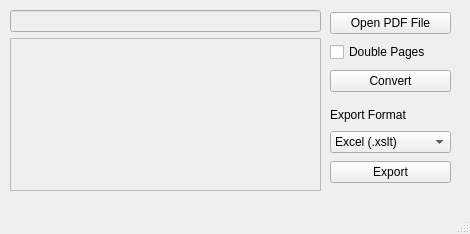
<?xml version="1.0" encoding="UTF-8"?>
<ui version="4.0">
 <class>MainWindow</class>
 <widget class="QMainWindow" name="MainWindow">
  <property name="geometry">
   <rect>
    <x>0</x>
    <y>0</y>
    <width>470</width>
    <height>234</height>
   </rect>
  </property>
  <property name="windowTitle">
   <string>MainWindow</string>
  </property>
  <widget class="QWidget" name="centralwidget">
   <widget class="QWidget" name="verticalLayoutWidget">
    <property name="geometry">
     <rect>
      <x>330</x>
      <y>10</y>
      <width>121</width>
      <height>181</height>
     </rect>
    </property>
    <layout class="QVBoxLayout" name="verticalLayout_2">
     <item>
      <widget class="QPushButton" name="OpePdfFileButton">
       <property name="minimumSize">
        <size>
         <width>100</width>
         <height>0</height>
        </size>
       </property>
       <property name="text">
        <string>Open PDF File</string>
       </property>
      </widget>
     </item>
     <item>
      <widget class="QCheckBox" name="checkBox">
       <property name="text">
        <string>Double Pages</string>
       </property>
      </widget>
     </item>
     <item>
      <widget class="QPushButton" name="convertButton">
       <property name="styleSheet">
        <string notr="true"/>
       </property>
       <property name="text">
        <string>Convert</string>
       </property>
      </widget>
     </item>
     <item>
      <spacer name="verticalSpacer">
       <property name="orientation">
        <enum>Qt::Vertical</enum>
       </property>
       <property name="sizeType">
        <enum>QSizePolicy::Expanding</enum>
       </property>
      </spacer>
     </item>
     <item>
      <widget class="QLabel" name="label">
       <property name="maximumSize">
        <size>
         <width>16777215</width>
         <height>16</height>
        </size>
       </property>
       <property name="text">
        <string>Export Format</string>
       </property>
      </widget>
     </item>
     <item>
      <widget class="QComboBox" name="comboBox">
       <property name="styleSheet">
        <string notr="true"/>
       </property>
       <item>
        <property name="text">
         <string>Excel (.xslt)</string>
        </property>
       </item>
       <item>
        <property name="text">
         <string>CSV (.csv)</string>
        </property>
       </item>
       <item>
        <property name="text">
         <string>JSON (.json)</string>
        </property>
       </item>
      </widget>
     </item>
     <item>
      <widget class="QPushButton" name="exportButton">
       <property name="styleSheet">
        <string notr="true"/>
       </property>
       <property name="text">
        <string>Export</string>
       </property>
      </widget>
     </item>
    </layout>
   </widget>
   <widget class="QWidget" name="horizontalLayoutWidget">
    <property name="geometry">
     <rect>
      <x>10</x>
      <y>10</y>
      <width>311</width>
      <height>181</height>
     </rect>
    </property>
    <layout class="QVBoxLayout" name="verticalLayout">
     <item>
      <widget class="QLineEdit" name="lineEdit">
       <property name="enabled">
        <bool>false</bool>
       </property>
       <property name="maximumSize">
        <size>
         <width>1000</width>
         <height>16777215</height>
        </size>
       </property>
      </widget>
     </item>
     <item>
      <widget class="QTextEdit" name="textEdit">
       <property name="enabled">
        <bool>false</bool>
       </property>
      </widget>
     </item>
    </layout>
   </widget>
  </widget>
  <widget class="QMenuBar" name="menubar">
   <property name="geometry">
    <rect>
     <x>0</x>
     <y>0</y>
     <width>470</width>
     <height>21</height>
    </rect>
   </property>
  </widget>
  <widget class="QStatusBar" name="statusbar"/>
 </widget>
 <resources/>
 <connections/>
</ui>
